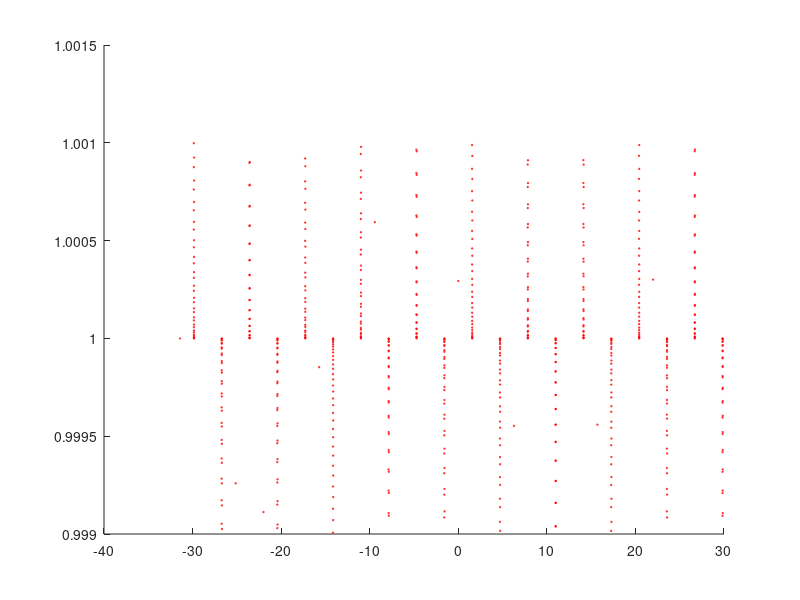

Recreate this plot in MATLAB.
%% Exploration of transcendental roots
%
% @file arcsinsinplay2.m
%
% @brief In this file, transcendental roots are explored by sliding the
% amplitude of a component of a harmonic function
%

clc; clear; close all;

tau_min = -10*pi;
tau_max = 10*pi;
d_tau = 0.001;

tau = tau_min:d_tau:tau_max;

t_min = -10*pi;
t_max = 10*pi;
d_t = 0.001;

t = t_min:d_t:t_max;

A_U = 1;
phi_U = 0;
w_U = 1;

A_T = 1;
phi_T = 0;
w_T = 3;

time_points = [];
freq_points = [];
for k = 1:length(w_T)
figure(k)
for j = 1:length(A_T)
j
F_U = A_U.*sin(w_U.*t - phi_U);
F_T = A_T(j).*sin(w_T(k).*t - phi_T);

F_R = F_U + F_T;

C=0;
C_t = t.*0 + C;

%plot(t, F_R);
hold on
%plot(t, C_t);

i = find(abs(F_R - C_t) < 0.001);
pt = t(i);
py = F_R(i) + A_T(j);

time_points = [time_points pt];
freq_points = [freq_points py];


plot(pt, py, 'ro', 'MarkerSize', 1);
%plot(pt, pi./pt, 'bo', 'MarkerSize', 1);

end
filename = sprintf('TranscGIF_AMP/slide%d', k);
print('-dpng', '-r0', filename);
end
